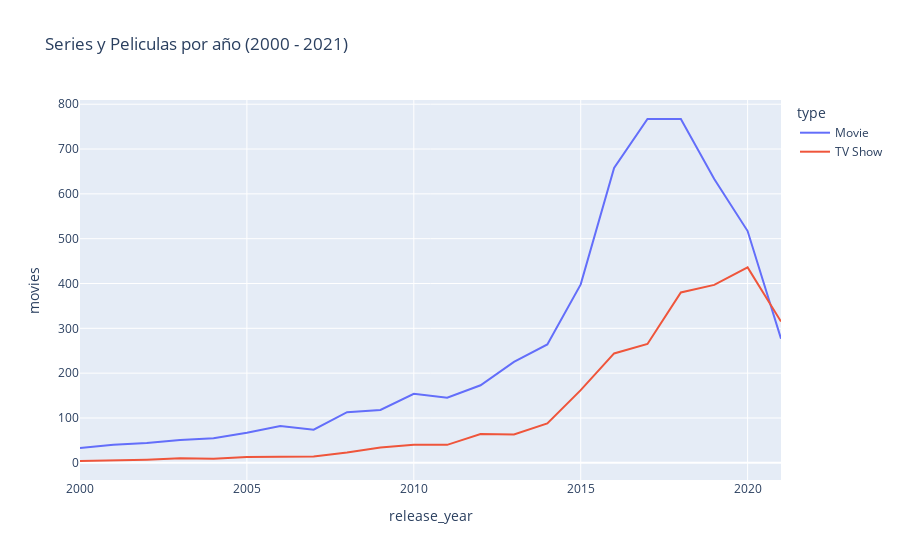

This figure's notebook cell:
### Code cell
fig = px.line(df_release_type_year, x='release_year', y='movies', title='Series y Peliculas por año (2000 - 2021)', color='type')
fig.show()

### Figure 1 — Plotly figure (JSON) as saved in the notebook; plotly's stock layout.template omitted (floating-point values rounded to 4 significant figures)
{"data": [{"hovertemplate": "type=Movie<br>release_year=%{x}<br>movies=%{y}<extra></extra>", "legendgroup": "Movie", "line": {"color": "#636efa", "dash": "solid"}, "marker": {"symbol": "circle"}, "mode": "lines", "name": "Movie", "orientation": "v", "showlegend": true, "type": "scatter", "x": [2000, 2001, 2002, 2003, 2004, 2005, 2006, 2007, 2008, 2009, 2010, 2011, 2012, 2013, 2014, 2015, 2016, 2017, 2018, 2019, 2020, 2021], "xaxis": "x", "y": [33, 40, 44, 51, 55, 67, 82, 74, 113, 118, 154, 145, 173, 225, 264, 398, 658, 767, 767, 633, 517, 277], "yaxis": "y"}, {"hovertemplate": "type=TV Show<br>release_year=%{x}<br>movies=%{y}<extra></extra>", "legendgroup": "TV Show", "line": {"color": "#EF553B", "dash": "solid"}, "marker": {"symbol": "circle"}, "mode": "lines", "name": "TV Show", "orientation": "v", "showlegend": true, "type": "scatter", "x": [2000, 2001, 2002, 2003, 2004, 2005, 2006, 2007, 2008, 2009, 2010, 2011, 2012, 2013, 2014, 2015, 2016, 2017, 2018, 2019, 2020, 2021], "xaxis": "x", "y": [4, 5, 7, 10, 9, 13, 14, 14, 23, 34, 40, 40, 64, 63, 88, 162, 244, 265, 380, 397, 436, 315], "yaxis": "y"}], "layout": {"legend": {"title": {"text": "type"}, "tracegroupgap": 0}, "title": {"text": "Series y Peliculas por año (2000 - 2021)"}, "xaxis": {"anchor": "y", "domain": [0, 1], "title": {"text": "release_year"}}, "yaxis": {"anchor": "x", "domain": [0, 1], "title": {"text": "movies"}}}}
